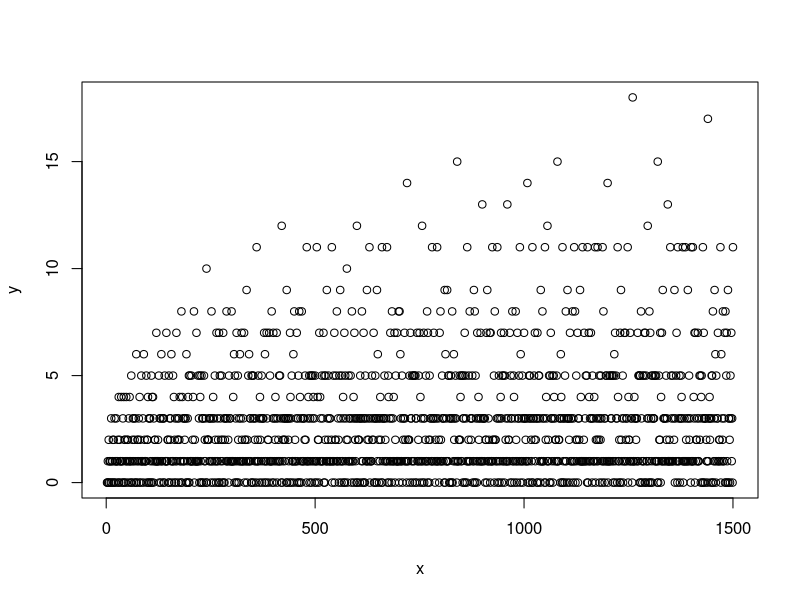
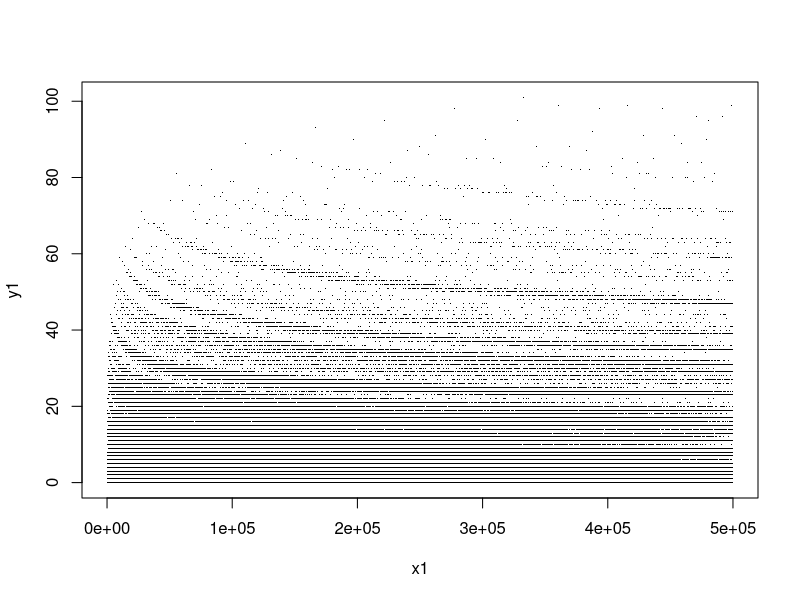

The R source for these figures, in order:

sieve.with.marker = function(n){
  # purpose : generates the sieve of eratosthenes' with a counter on each number, 
  #           representing the number of times it was crossed out.
  # input   : a positive integer, n ; the maximum value to be represented by the
  #           sieve
  # output  : a vector of length n-1 where the ith element represents the number
  #           of times the jth element of the vector (2,3,4,...,n) was crossed 
  #           out in eratosthenes' sieve
  
  # standard input checks:
  n <- as.integer(n)
  if (n<0 | n%%1!=0) stop('sieve.with.marker expects positive integer input')
  
  u <- floor(sqrt(n)) + 1 # The highest number we need consider
  
  output <- rep(0,n-1)    # The vector which stores the number of crosses
  
  for(i in 2:u){
    
    # The number the index of the list of interest for number i is i-1
    # i.e index 2-1=1 represents the number i=2.
    
    for (j in i+1:n-1){
      # check each element is divisible by i with a 'good enough' test:
      if (abs((j+1)%%i)<1e-8) output[j] <- output[j] + 1 # if yes, add a cross
    }
  }
  
  output <- output[1:n-1] # trim the NAs created by the process
  class(output) <- 'sieve.output'
  return(output)
}

cross.count <- function(n, sieve=sieve.with.marker(n)){
  # purpose : returns the number of crosses the number n has in eratosthenes'
  #           sieve
  # input   : n, a positive integer
  # output  : a null or positive integer
  # standard input checks:
  
  n <- as.integer(n)
  
  if (n<0 | n%%1!=0) stop('cross.count expects positive integer input')
  
  if (class(sieve)!='sieve.output'){
    stop('sieve must be generated using the sieve.with.marker function')
  }
  
  if (length(sieve)+1<n) stop('sieve maximum value must be increased')
  
  return(sieve[n-1])
}

sieve20000 <-  sieve.with.marker(20000)

x <- seq(2,1500)
y <- sapply(x, cross.count)
plot(x,y)
x[y==max(y)]

n <- 500000
x1 <- seq(2,n)
y1 <- sieve.with.marker(n)
plot(x1,y1,pch='.')
